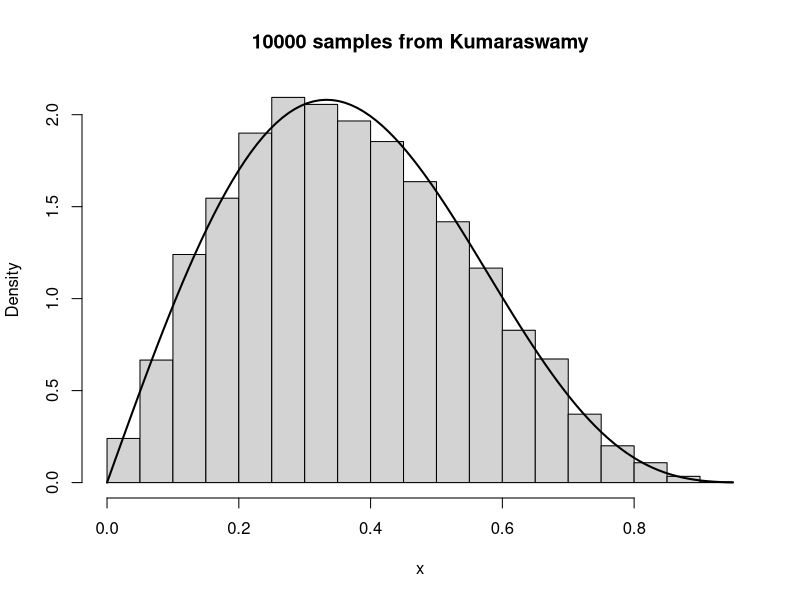
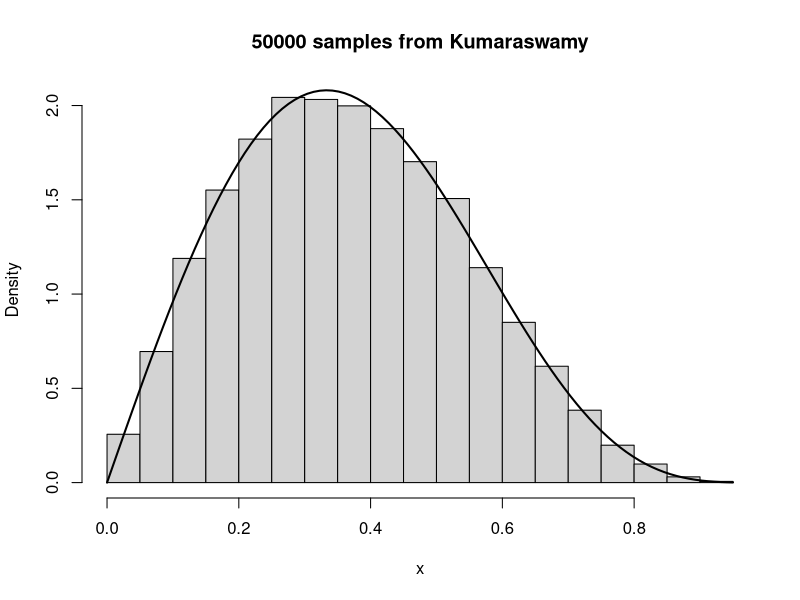
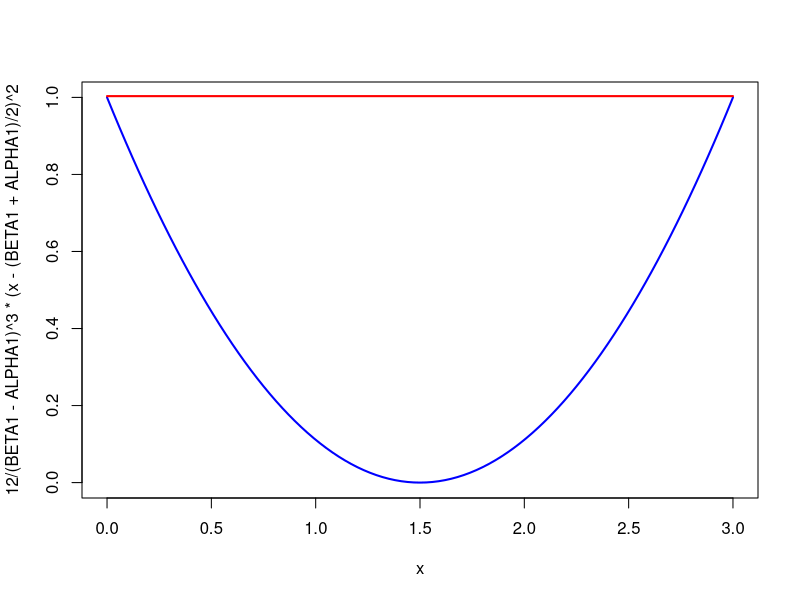
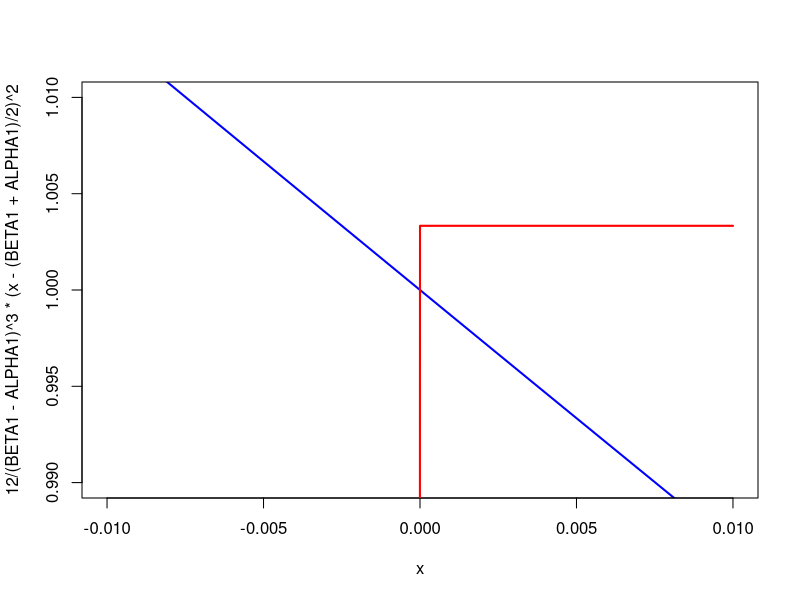
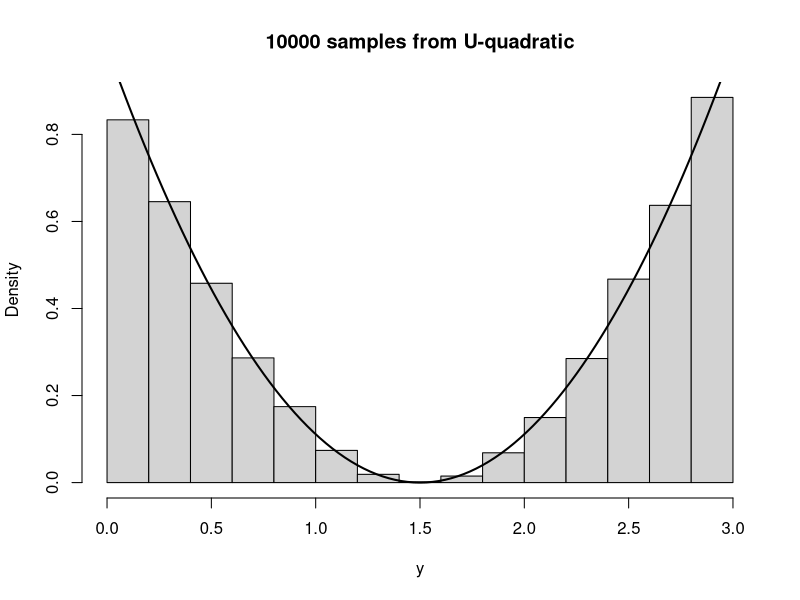
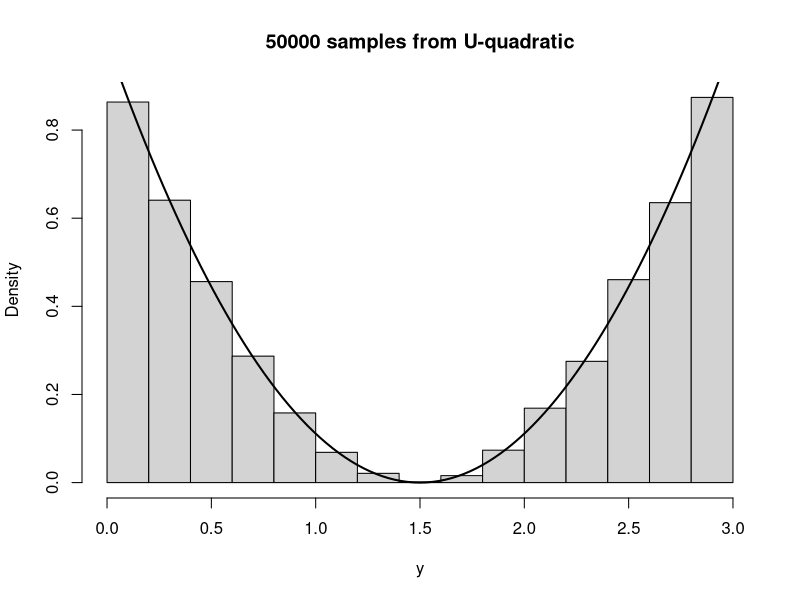

R code for these plots, in order:
#
#
#   MATH 2650: Computational Statistics
#   Lab 04
#   01 October 2026
# 
#   First Lab Group 1:
#   Matt O'Connor, Vonn Russell, Angie Wang
#
#

#### (1.) Rejection Sampling ####
SEED1 <- 1979
B1    <- 10000
B2    <- 50000

##### (1a.) Kumaraswamy Distribution #####
THETA1 <- 2
GAMMA1 <- 5

dkumaraswamy <- function(x, theta, gamma){
    ifelse(x > 0 & x < 1, 
           (theta*gamma)*x^(theta-1)*(1-x^theta)^(gamma-1), 0)
}

g <- function(x){ # Derivative of reciprocal of importance ratio
  (1/x) - (8*x)/(1-x^2)} 

guni <- uniroot(g, lower = 0.01, upper = 0.99) 
M1a  <- dkumaraswamy(guni$root, THETA1, GAMMA1)/dunif(guni$root) 

###### (1a.i) Obtain B1 = 10000 samples ######
xb_i <- vector('numeric', length = B1)
U_i  <- vector('numeric', length = B1)
fX_i <- vector('numeric', length = B1)
k    <- 1 

total_draws <- 0 # For calculating efficiency

set.seed(SEED1)

while(k <= B1){
  
  U_i[k]  <- runif(1)
  xb_i[k] <- runif(1)
  
  if(U_i[k] < dkumaraswamy(xb_i[k], THETA1, GAMMA1)/(M1a*dunif(xb_i[k]))){
    
    fX_i[k]   <- xb_i[k]
    k         <- k + 1
  }
  total_draws <- total_draws + 1
}

hist(fX_i[1:B1], main = '10000 samples from Kumaraswamy', xlab = 'x', freq = FALSE)
curve((THETA1*GAMMA1)*x^(THETA1-1)*(1-x^THETA1)^(GAMMA1-1), add = TRUE, lwd = 2)

efficiency <- round(B1/total_draws, digits = 4)
efficiency_percent <- efficiency*100
print(paste("The efficiency is", efficiency, "or", efficiency_percent, "percent for",
            B1, "samples."))

###### (1a.ii) Obtain B2 = 50000 samples ######
xb_ii <- vector('numeric', length = B2)
U_ii  <- vector('numeric', length = B2)
fX_ii <- vector('numeric', length = B2)
j     <- 1 # Counter

total_draws <- 0 # Reset 

set.seed(SEED1)

while(j <= B2){
  
  U_ii[j]  <- runif(1)
  xb_ii[j] <- runif(1)
  
  if(U_ii[j] < dkumaraswamy(xb_ii[j], THETA1, GAMMA1)/(M1a*dunif(xb_ii[j]))){
    
    fX_ii[j]  <- xb_ii[j]
    j         <- j + 1
  }
  total_draws <- total_draws + 1
}

hist(fX_ii[1:B2], main = '50000 samples from Kumaraswamy', xlab = 'x', freq = FALSE)
curve((THETA1*GAMMA1)*x^(THETA1-1)*(1-x^THETA1)^(GAMMA1-1), add = TRUE, lwd = 2)

efficiency <- round(B2/total_draws, digits = 4)
efficiency_percent <- efficiency*100

print(paste("The efficiency is", efficiency, "or", efficiency_percent, "percent for",
            B2, "samples."))

##### (1b.) U-quadratic Distribution #####
ALPHA1 <- 0
BETA1  <- 3

duquadratic <- function(y, alpha, beta){
  
  ifelse(y >= alpha & y <= beta,
         12/(beta - alpha)^3 * (y - (beta + alpha)/2)^2, 
         0)
}

# Find M1b graphically
curve(12/(BETA1 - ALPHA1)^3 * (x - (BETA1 + ALPHA1)/2)^2, lwd = 2, col = "blue",
      xlim = c(ALPHA1, BETA1))
curve(3.01*dunif(x, min = ALPHA1, max = BETA1), lwd = 2, add = TRUE, col = "red")

# Zoom in
curve(12/(BETA1 - ALPHA1)^3 * (x - (BETA1 + ALPHA1)/2)^2, lwd = 2, col = "blue",
      xlim = c(-0.01, 0.01), ylim = c(0.99, 1.01))
curve(3.01*dunif(x, min = ALPHA1, max = BETA1), lwd = 2, add = TRUE, col = "red")

M1b <- 3.01

###### (1b.i) Obtain B1 = 10000 samples ######
yb_i <- vector('numeric', length = B1)
U_i  <- vector('numeric', length = B1)
fY_i <- vector('numeric', length = B1)
k    <- 1 # Counter

total_draws <- 0 # Reset 

set.seed(SEED1)

while(k <= B1){
  
  U_i[k]  <- runif(1)
  yb_i[k] <- runif(1, min = 0, max = 3)
  
  if(U_i[k] < duquadratic(yb_i[k], ALPHA1, BETA1)/(M1b*dunif(yb_i[k], min = 0, max = 3))){
    
    fY_i[k]   <- yb_i[k]
    k         <- k + 1
  }
  total_draws <- total_draws + 1
}

hist(fY_i[1:B1], main = '10000 samples from U-quadratic', xlab = 'y', freq = FALSE)
curve(12/(BETA1 - ALPHA1)^3 * (x - (BETA1 + ALPHA1)/2)^2, add = TRUE, lwd = 2)

efficiency <- round(B1/total_draws, digits = 4)
efficiency_percent <- efficiency*100
print(paste("The efficiency is", efficiency, "or", efficiency_percent, "percent for",
            B1, "samples."))


###### (1b.ii) Obtain B2 = 50000 samples ######
yb_ii <- vector('numeric', length = B2)
U_ii  <- vector('numeric', length = B2)
fY_ii <- vector('numeric', length = B2)
j     <- 1 # Counter

total_draws <- 0 # Reset 

set.seed(SEED1)

while(j <= B2){
  
  U_ii[j]  <- runif(1)
  yb_ii[j] <- runif(1, min = 0, max = 3)
  
  if(U_ii[j] < duquadratic(yb_ii[j], ALPHA1, BETA1)/(M1b*dunif(yb_ii[j], min = 0, max = 3))){
    
    fY_ii[j]  <- yb_ii[j]
    j         <- j + 1
  }
  total_draws <- total_draws + 1
}

hist(fY_ii[1:B2], main = '50000 samples from U-quadratic', xlab = 'y', freq = FALSE)
curve(12/(BETA1 - ALPHA1)^3 * (x - (BETA1 + ALPHA1)/2)^2, add = TRUE, lwd = 2)

efficiency <- round(B2/total_draws, digits = 4)
efficiency_percent <- efficiency*100
print(paste("The efficiency is", efficiency, "or", efficiency_percent, "percent for",
            B2, "samples."))



#### (2.) Importance Sampling/Resampling ####
SEED2 <- 1789
B1 <- 10000
B2 <- 50000 

##### (2a.) Kumaraswamy Distribution #####
THETA2 <- 2
GAMMA2 <- 2

###### (2a.i) Uniform Proposal Density ######
xb_2ai <- vector('numeric', length = B1)
w_2ai <- vector('numeric', length = B1)

set.seed(SEED2)

for(n in 1:B1){
  xb_2ai[n] <- runif(1)
  w_2ai[n] <- dkumaraswamy(xb_2ai[n], THETA2, GAMMA2)/dunif(xb_2ai[n])
}

# Calculate mean
first_mom <- sum(w_2ai*xb_2ai)/sum(w_2ai)
print(paste("Estimated Kumaraswamy mean using std uniform proposal density is", round(first_mom, 4)))

# Calculate variance
second_mom <- sum(w_2ai*xb_2ai^2)/sum(w_2ai)
variance <- second_mom - first_mom^2
print(paste("Estimated Kumaraswamy variance using std uniform proposal density is", round(variance, 4)))


###### (2a.ii) Kumaraswamy w/ Beta Proposal Density ######
xb_2aii <- vector('numeric', length = B1)
w_2aii <- vector('numeric', length = B1)

set.seed(SEED2)

for(n in 1:B1){
  xb_2aii[n] <- rbeta(1, 2, 2)
  w_2aii[n] <- dkumaraswamy(xb_2aii[n], THETA2, GAMMA2)/dbeta(xb_2aii[n], 2, 2)
}

# Calculate mean
first_mom <- sum(w_2aii*xb_2aii)/sum(w_2aii)
print(paste("Estimated Kumaraswamy mean using beta proposal density is", round(first_mom, 4)))

# Calculate variance
second_mom <- sum(w_2aii*xb_2aii^2)/sum(w_2aii)
variance <- second_mom - first_mom^2
print(paste("Estimated Kumaraswamy variance using beta proposal density is", round(variance, 4)))


##### (2b.) U-quadratic Distribution #####
ALPHA2 <- -2
BETA2  <- 2

###### (2b.i) U-quadratic w/ Uniform Proposal Density ######
xb_2bi <- vector('numeric', length = B2)
w_2bi <- vector('numeric', length = B2)

set.seed(SEED2)

for(n in 1:B2){
  xb_2bi[n] <- runif(1, -2, 2)
  w_2bi[n] <- duquadratic(xb_2bi[n], ALPHA2, BETA2)/dunif(xb_2bi[n], -2, 2)
}

# Calculate mean and variance
first_mom <- sum(w_2bi[1:B1]*xb_2bi[1:B1])/sum(w_2bi[1:B1])
second_mom <- sum(w_2bi[1:B1]*xb_2bi[1:B1]^2)/sum(w_2bi[1:B1])
variance <- second_mom - first_mom^2
print(paste("Estimated U-quadratic mean using uniform proposal density is", round(first_mom, 4)))
print(paste("Estimated U-quadratic variance using uniform proposal density is", round(variance, 4)))


###### (2b.ii) U-quadratic w/ Normal Proposal Density ######
xb_2bii <- vector('numeric', length = B2)
w_2bii <- vector('numeric', length = B2)

set.seed(SEED2)

for(n in 1:B2){
  xb_2bii[n] <- rnorm(1)
  w_2bii[n] <- duquadratic(xb_2bii[n], ALPHA2, BETA2)/dnorm(xb_2bii[n])
}

# Calculate mean, excluding importance ratios equal to zero 
keep    <- w_2bii != 0
w_2bii  <- w_2bii[keep]
xb_2bii <- xb_2bii[keep]

first_mom <- sum(w_2bii[1:B1]*xb_2bii[1:B1])/sum(w_2bii[1:B1])
print(paste("Estimated U-quadratic mean using std normal proposal density is", round(first_mom, 4)))

# Calculate variance
second_mom <- sum(w_2bii[1:B1]*xb_2bii[1:B1]^2)/sum(w_2bii[1:B1])
variance <- second_mom - first_mom^2
print(paste("Estimated U-quadratic variance using std normal proposal density is", round(variance, 4)))


##### (2c.) U-quadratic w/ Importance Resampling #####
B1 <- 10000 # Number of samples to keep

###### (2c.i) U-quadratic Resampling w/ Uniform Proposal Density ######
xb_2ci <- vector('numeric', length = B1)
w_2ci <- vector('numeric', length = B1)

set.seed(SEED2)

xb_2ci <- sample(xb_2bi, B1, replace = FALSE, prob = w_2bi)

# Calculate mean and variance
first_mom <- mean(xb_2ci)
second_mom <- mean(xb_2ci^2)
variance <- second_mom - first_mom^2
print(paste("Estimated resampling U-quadratic mean using uniform proposal density is", round(first_mom, 4)))
print(paste("Estimated resampling U-quadratic variance using uniform proposal density is", round(variance, 4)))


###### (2c.ii) U-quadratic Resampling w/ Normal Proposal Density ######
xb_2cii <- vector('numeric', length = B1)
w_2cii <- vector('numeric', length = B1)

set.seed(SEED2)

xb_2cii <- sample(xb_2bii, B1, replace = FALSE, prob = w_2bii)

# Calculate mean and variance
first_mom <- mean(xb_2cii)
second_mom <- mean(xb_2cii^2)
variance <- second_mom - first_mom^2
print(paste("Estimated resampling U-quadratic mean using standard normal proposal density is", round(first_mom, 4)))
print(paste("Estimated resampling U-quadratic variance using standard normal proposal density is", round(variance, 4)))
